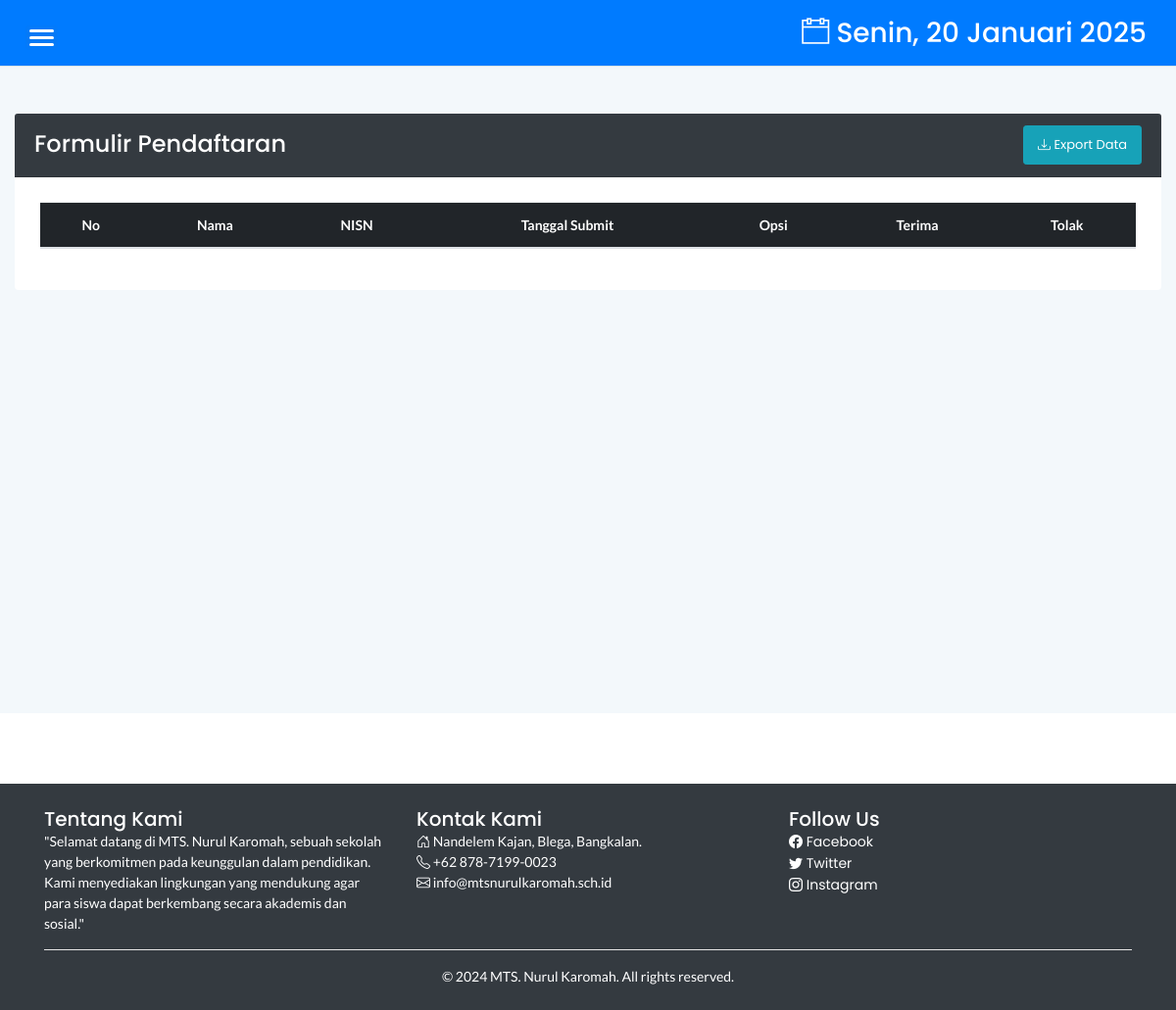
Page /admin (signed in) on the earlier database version.
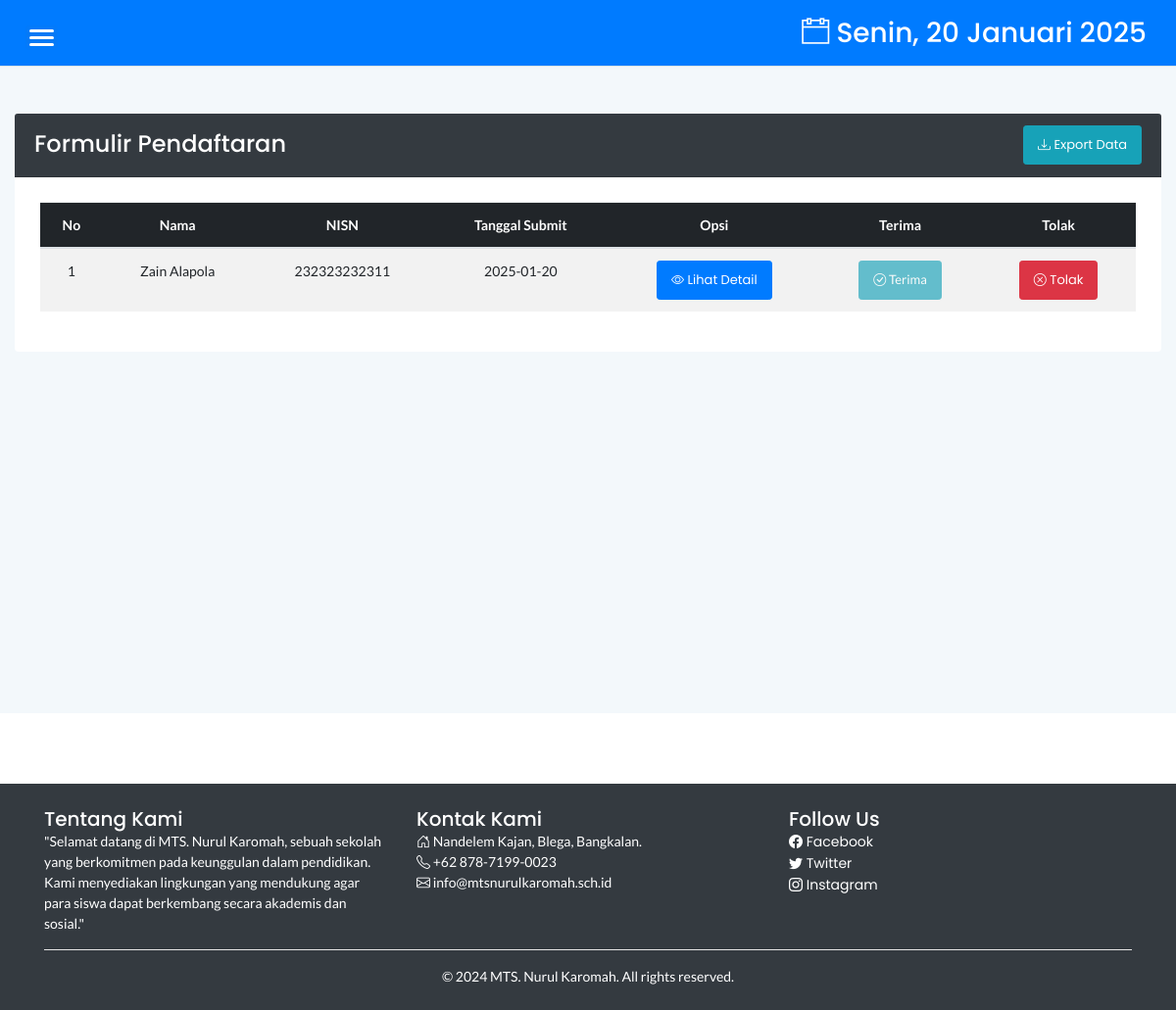
Same page on the later database version.
### tables this page shows
CREATE TABLE `userdata` (
  `userdataid` int(11) NOT NULL,
  `userid` int(11) NOT NULL,
  `nisn` varchar(12) NOT NULL,
  `nik` varchar(16) NOT NULL,
  `namalengkap` varchar(50) NOT NULL,
  `jeniskelamin` varchar(1) NOT NULL,
  `tempatlahir` varchar(20) NOT NULL,
  `tanggallahir` date NOT NULL,
  `alamat` text NOT NULL,
  `provinsi` varchar(30) NOT NULL,
  `kabupaten` varchar(30) NOT NULL,
  `kecamatan` varchar(30) NOT NULL,
  `kelurahan` varchar(30) NOT NULL,
  `agama` varchar(10) NOT NULL,
  `telepon` varchar(15) NOT NULL,
  `ayahnik` varchar(16) NOT NULL,
  `ayahnama` varchar(50) NOT NULL,
  `ayahpendidikan` varchar(5) NOT NULL,
  `ayahpekerjaan` varchar(15) NOT NULL,
  `ayahpenghasilan` varchar(25) NOT NULL,
  `ayahtelepon` varchar(15) NOT NULL,
  `ibunik` varchar(16) NOT NULL,
  `ibunama` varchar(50) NOT NULL,
  `ibupendidikan` varchar(5) NOT NULL,
  `ibupekerjaan` varchar(15) NOT NULL,
  `ibupenghasilan` varchar(25) NOT NULL,
  `ibutelepon` varchar(15) NOT NULL,
  `walinik` varchar(16) DEFAULT NULL,
  `walinama` varchar(50) DEFAULT NULL,
  `walipekerjaan` varchar(15) DEFAULT NULL,
  `walitelepon` varchar(15) DEFAULT NULL,
  `sekolahnpsn` varchar(10) NOT NULL,
  `sekolahnama` varchar(30) NOT NULL,
  `foto` varchar(99) NOT NULL,
  `scanijazahdepan` varchar(99) NOT NULL,
  `scanijazahbelakang` varchar(99) NOT NULL,
  `status` varchar(30) NOT NULL DEFAULT 'Unverified',
  `tglkonfirmasi` date DEFAULT NULL,
  `status_diterima` tinyint(1) DEFAULT '0',
  `id_tahun` int(11) DEFAULT NULL
);

### admin/index.php (the view, shortened to what the changed rows need)
<!doctype html>
<html class="no-js" lang="en">
<?php
include '../dbconnect.php';
?>
<head>
    <link rel="stylesheet" href="../assets/css/bootstrap.min.css">
    <link rel="stylesheet" href="../assets/css/font-awesome.min.css">
    <link rel="stylesheet" href="../assets/css/themify-icons.css">
    <link rel="stylesheet" href="../assets/css/metisMenu.css">
    <link rel="stylesheet" href="../assets/css/owl.carousel.min.css">
    <link rel="stylesheet" href="../assets/css/slicknav.min.css">
    <link rel="stylesheet" href="https://www.amcharts.com/lib/3/plugins/export/export.css" type="text/css" media="all" />
    <link rel="stylesheet" type="text/css" href="https://cdn.datatables.net/1.10.19/css/jquery.dataTables.min.css">
    <link rel="stylesheet" type="text/css" href="https://cdn.datatables.net/1.10.19/css/jquery.dataTables.css">
    <link rel="stylesheet" type="text/css" href="https://cdn.datatables.net/1.10.18/css/dataTables.bootstrap4.min.css">
    <link rel="stylesheet" type="text/css" href="https://cdn.datatables.net/responsive/2.2.3/css/responsive.bootstrap.min.css">
    <link rel="stylesheet" type="text/css" href="https://cdn.datatables.net/responsive/2.2.3/css/responsive.jqueryui.min.css">
    <link rel="stylesheet" type="text/css" href="https://cdn.datatables.net/buttons/1.5.2/css/buttons.dataTables.min.css">
    <link rel="stylesheet" href="../assets/css/typography.css">
    <link rel="stylesheet" href="../assets/css/default-css.css">
    <link rel="stylesheet" href="../assets/css/styles.css">
    <link rel="stylesheet" href="../assets/css/responsive.css">
</head>
<body>
    <div class="page-container">
        <div class="main-content">
            <div class="main-content-inner my-5">
                <div class="row">
                    <div class="col-12">
                        <div class="card shadow">
                            <div class="card-body">
                                <div class="table-responsive">
                                    <table id="dataTable3" class="table table-striped table-hover text-center">
                                        <thead class="table-dark">
                                            <tr>
                                                <th>No</th>
                                                <th>Nama</th>
                                                <th>NISN</th>
                                                <th>Tanggal Submit</th>
                                                <th>Opsi</th>
                                                <th>Terima</th>
                                                <th>Tolak</th>
                                            </tr>
                                        </thead>
                                        <tbody>
                                            <?php
                                            $form = mysqli_query($conn, "SELECT * FROM userdata WHERE status='Verified' ORDER BY userdataid DESC");
                                            $no = 1;
                                            while ($b = mysqli_fetch_array($form)) {
                                            ?>
                                                <tr>
                                                    <td><?php echo $no++ ?></td>
                                                    <td><?php echo $b['namalengkap'] ?></td>
                                                    <td><?php echo $b['nisn'] ?></td>
                                                    <td><?php echo $b['tglkonfirmasi'] ?></td>
                                                    <td>
                                                        <a class="btn btn-primary btn-sm" href="view.php?u=<?php echo $b['userid']; ?>">
                                                            <i class="bi bi-eye"></i> Lihat Detail
                                                        </a>
                                                    </td>
                                                    <td>
                                                        <?php if ($b['status_diterima'] == 1) : ?>
                                                            <button class="btn btn-info btn-sm disabled">
                                                                <i class="bi bi-check-circle"></i> Terima
                                                            </button>
                                                        <?php else : ?>
                                                            <a href="setuju.php?id=<?= $b['userdataid'] ?>&setuju=true" class="btn btn-success btn-sm">
                                                                <i class="bi bi-check-circle"></i> Terima
                                                            </a>
                                                        <?php endif; ?>
                                                    </td>
                                                    <td>
                                                        <?php if ($b['status_diterima'] == 0) : ?>
                                                            <button class="btn btn-danger btn-sm disabled">
                                                                <i class="bi bi-x-circle"></i> Tolak
                                                            </button>
                                                        <?php else : ?>
                                                            <a href="setuju.php?id=<?= $b['userdataid'] ?>&tolak=true" class="btn btn-danger btn-sm">
                                                                <i class="bi bi-x-circle"></i> Tolak
                                                            </a>
                                                        <?php endif; ?>
                                                    </td>
                                                </tr>
                                            <?php } ?>
                                        </tbody>
                                    </table>
                                </div>
                            </div>
                        </div>
                    </div>
                </div>
            </div>
        </div>
        <link href="https://cdnjs.cloudflare.com/ajax/libs/bootstrap-icons/1.10.5/font/bootstrap-icons.min.css" rel="stylesheet">
        <link href="https://cdnjs.cloudflare.com/ajax/libs/bootstrap-icons/1.10.5/font/bootstrap-icons.min.css" rel="stylesheet">
    </div>
</body>
</html>

Differences in the rows shown:
added userdata: namalengkap "Zain Alapola", nisn "232323232311", tglkonfirmasi "2025-01-20", status_diterima 1 (drawn)
